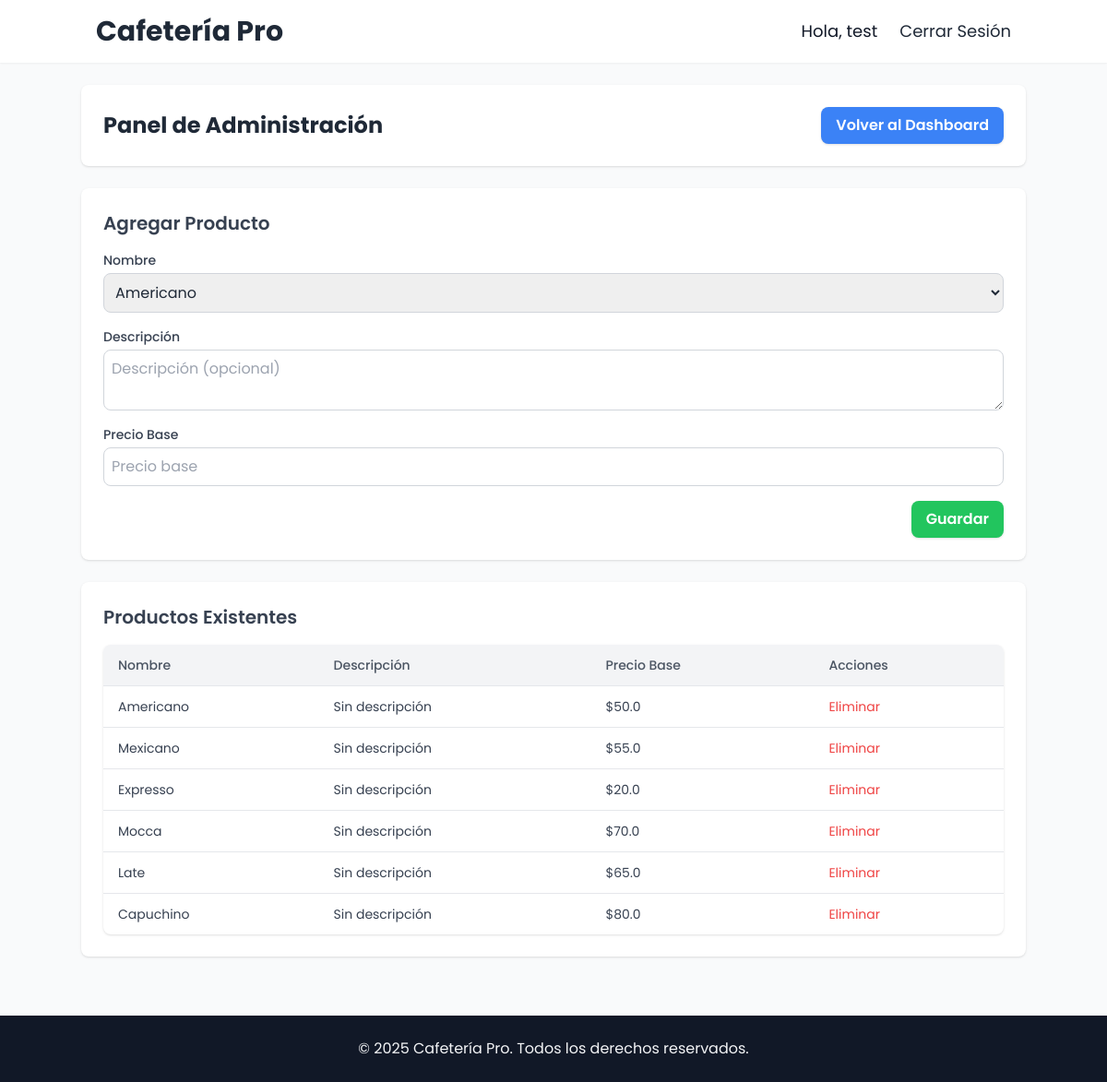
/admin/dashboard (signed in), run on the app's committed database.
### app/models.py (models this page shows, shortened)
class Usuario(UserMixin, db.Model):
    __tablename__ = 'usuarios'
    id = db.Column(db.Integer, primary_key=True)
    email = db.Column(db.String(100), unique=True, nullable=False)
    nombre_usuario = db.Column(db.String(1000), nullable=False)
    password_hash = db.Column(db.String(255))
    es_administrador = db.Column(db.Boolean, default=False)
    es_vendedor = db.Column(db.Boolean, default=False)
    margen_personalizado = db.Column(db.Float, default=0.20)
    rfc = db.Column(db.String(100), nullable=True, unique=True)
    telefono = db.Column(db.String(20), nullable=True)
    direccion = db.Column(db.String(200), nullable=True)

class Producto(db.Model):
    __tablename__ = 'productos'
    id = db.Column(db.Integer, primary_key=True)
    nombre = db.Column(db.String(50), nullable=False)
    descripcion = db.Column(db.Text, nullable=True)
    precio_base = db.Column(db.Float, nullable=False)
    opciones = db.relationship('Opcion', backref='producto', lazy=True)

### app/views.py (the view, shortened to what this page needs)
    @app.route('/admin/dashboard', methods=['GET', 'POST'])
    @login_required
    def admin_dashboard():
        if not current_user.es_administrador:
            flash("No tienes permiso para acceder a esta página.", "danger")
            return redirect(url_for('index'))
        form = ProductForm()
        productos = Producto.query.all()  # Obtener todos los productos existentes
        return render_template('admin/caffe.html', form=form, productos=productos)

### app/forms.py
class ProductForm(FlaskForm):
    nombre = SelectField(
        'Nombre',
        choices=[
            ('Americano', 'Americano'),
            ('Mexicano', 'Mexicano'),
            ('Expresso', 'Expresso'),
            ('Late', 'Late'),
            ('Capuchino', 'Capuchino'),
            ('Mocca', 'Mocca'),
        ],
        validators=[DataRequired()],
        render_kw={"class": "mt-1 block w-full p-2 border border-gray-300 rounded-lg"}
    )
    descripcion = TextAreaField(
        'Descripción',
        validators=[Length(max=500)],
        render_kw={"class": "mt-1 block w-full p-2 border border-gray-300 rounded-lg"}
    )
    precio_base = DecimalField(
        'Precio Base',
        validators=[DataRequired(), NumberRange(min=0)],
        render_kw={"class": "mt-1 block w-full p-2 border border-gray-300 rounded-lg"}
    )
    submit = SubmitField(
        'Guardar',
        render_kw={"class": "bg-green-500 hover:bg-green-700 text-white font-semibold py-2 px-4 rounded-lg shadow"}
    )

### app/__init__.py (called while the page is built)
def create_app():
    app = Flask(__name__)
    app.config.from_object('config.Config')
    csrf.init_app(app)
    migrate.init_app(app, db)
    login_manager.init_app(app)
    login_manager.login_view = 'login'
    limiter.init_app(app)
    mail.init_app(app)
    cache.init_app(app)
    db.init_app(app)
    CORS(app)
    @login_manager.user_loader
    def load_user(user_id):
        from .models import Usuario
        return Usuario.query.get(int(user_id))
    from .views import init_routes
    init_routes(app)
    return app

### app/templates/admin/caffe.html (shortened to what this page needs)
{% extends "base1.html" %}
{% block contenido %}
<div class="min-h-screen bg-gray-50 p-6">
    <div class="container mx-auto space-y-6">
        <div class="flex items-center justify-between bg-white p-6 rounded-lg shadow">
            <h1 class="text-2xl font-bold text-gray-800">Panel de Administración</h1>
            <a href="{{ url_for('dashboard') }}" class="bg-blue-500 hover:bg-blue-700 text-white font-semibold py-2 px-4 rounded-lg shadow">
                Volver al Dashboard
            </a>
        </div>
        <div class="bg-white p-6 rounded-lg shadow">
            <h2 class="text-xl font-semibold text-gray-700 mb-4">Agregar Producto</h2>
            <form method="POST" class="space-y-4">
                <div>
                    {{ form.nombre.label(class="block text-sm font-medium text-gray-700") }}
                    {{ form.nombre(class="mt-1 block w-full p-2 border border-gray-300 rounded-lg", placeholder="Nombre del producto") }}
                </div>
                <div>
                    {{ form.descripcion.label(class="block text-sm font-medium text-gray-700") }}
                    {{ form.descripcion(class="mt-1 block w-full p-2 border border-gray-300 rounded-lg", placeholder="Descripción (opcional)") }}
                </div>
                <div>
                    {{ form.precio_base.label(class="block text-sm font-medium text-gray-700") }}
                    {{ form.precio_base(class="mt-1 block w-full p-2 border border-gray-300 rounded-lg", placeholder="Precio base") }}
                </div>
                <div class="flex justify-end">
                    {{ form.submit(class="bg-green-500 hover:bg-green-700 text-white font-semibold py-2 px-4 rounded-lg shadow") }}
                </div>
            </form>
        </div>
        <div class="bg-white p-6 rounded-lg shadow">
            <h2 class="text-xl font-semibold text-gray-700 mb-4">Productos Existentes</h2>
            <table class="w-full border-collapse bg-white shadow rounded-lg overflow-hidden">
                <thead class="bg-gray-100">
                    <tr>
                        <th class="py-3 px-4 text-left text-sm font-medium text-gray-600">Nombre</th>
                        <th class="py-3 px-4 text-left text-sm font-medium text-gray-600">Descripción</th>
                        <th class="py-3 px-4 text-left text-sm font-medium text-gray-600">Precio Base</th>
                        <th class="py-3 px-4 text-left text-sm font-medium text-gray-600">Acciones</th>
                    </tr>
                </thead>
                <tbody>
                    {% for producto in productos %}
                    <tr class="border-t hover:bg-gray-50">
                        <td class="py-3 px-4 text-sm text-gray-700">{{ producto.nombre }}</td>
                        <td class="py-3 px-4 text-sm text-gray-700">{{ producto.descripcion or "Sin descripción" }}</td>
                        <td class="py-3 px-4 text-sm text-gray-700">${{ producto.precio_base }}</td>
                        <td class="py-3 px-4 text-sm text-gray-700">
                            <form method="POST" action="{{ url_for('eliminar_producto', producto_id=producto.id) }}" class="inline">
                                <button type="submit" class="text-red-500 hover:underline" onclick="return confirm('¿Estás seguro de eliminar este producto?');">
                                    Eliminar
                                </button>
                            </form>
                        </td>
                    </tr>
                    {% else %}
                    <tr>
                        <td colspan="4" class="py-3 px-4 text-center text-sm text-gray-500">No hay productos disponibles.</td>
                    </tr>
                    {% endfor %}
                </tbody>
            </table>
        </div>
    </div>
</div>
{% endblock %}

### app/templates/base1.html (shortened to what this page needs)
<!DOCTYPE html>
<html lang="es">
<head>
  <link rel="stylesheet" href="{{ url_for('static', filename='css/output.css') }}" />
</head>
<body class="bg-gray-50 text-gray-800">
  <header x-data="{ isOpen: false }" class="bg-white shadow-sm sticky top-0 z-50">
    <div class="container mx-auto px-4 py-4 flex items-center justify-between">
      <div class="text-2xl md:text-3xl font-bold text-gray-800">
        Cafetería Pro
      </div>
      <nav class="hidden md:block">
        <ul class="flex space-x-6 text-lg items-center">
          {% if current_user.is_authenticated %}
          <li>
            <a href="{{ url_for('profile') }}" class="text-gray-900 hover:text-teal-600 transition-colors">
              Hola, {{ current_user.nombre_usuario or current_user.email }}
            </a>
          </li>
          <li>
            <a href="{{ url_for('logout') }}" class="hover:text-red-600 transition-colors">
              Cerrar Sesión
            </a>
          </li>
          {% endif %}
        </ul>
      </nav>
    </div>
  </header>
  {% block contenido %}{% endblock %}
  <footer class="bg-gray-900 text-gray-100 py-6 mt-10">
    <div class="container mx-auto px-4 text-center">
      <p class="text-sm md:text-base">
        &copy; 2025 Cafetería Pro. Todos los derechos reservados.
      </p>
    </div>
  </footer>
</body>
</html>

### app/templates/base1.html (style rules this page uses)
body { font-family: "Poppins", sans-serif; }

### data on the page
Usuario: nombre_usuario "test"
Producto: nombre "Americano", descripcion "Sin descripción", precio_base "50.0"
Producto: nombre "Mexicano", descripcion "Sin descripción", precio_base "55.0"
Producto: nombre "Expresso", descripcion "Sin descripción", precio_base "20.0"
Producto: nombre "Mocca", descripcion "Sin descripción", precio_base "70.0"
Producto: nombre "Late", descripcion "Sin descripción", precio_base "65.0"
Producto: nombre "Capuchino", descripcion "Sin descripción", precio_base "80.0"
